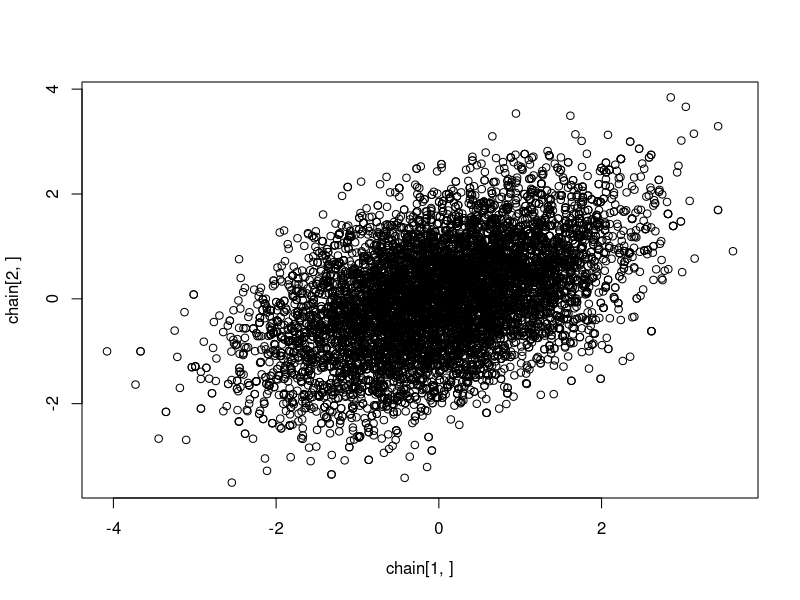
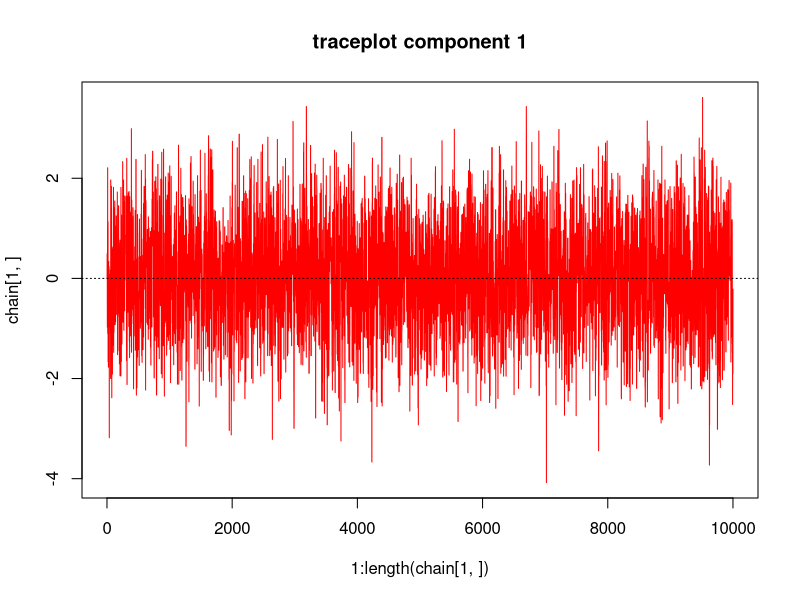
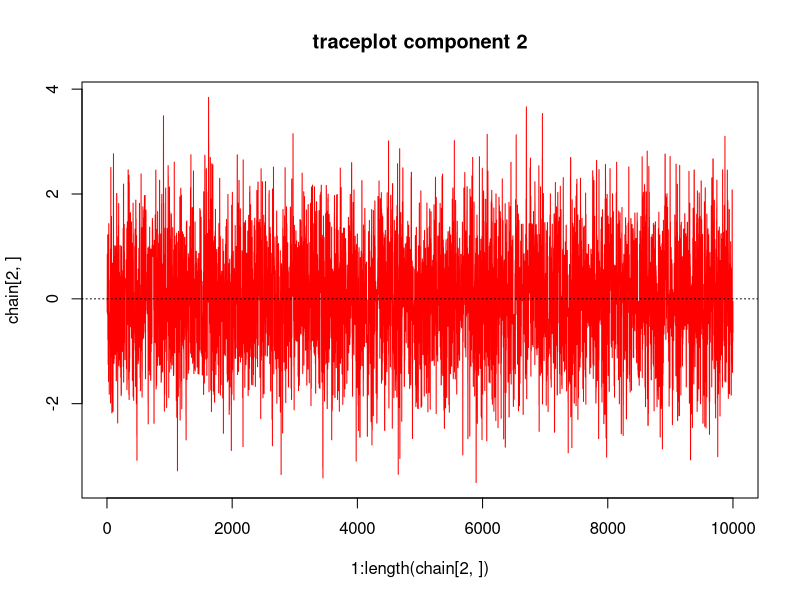
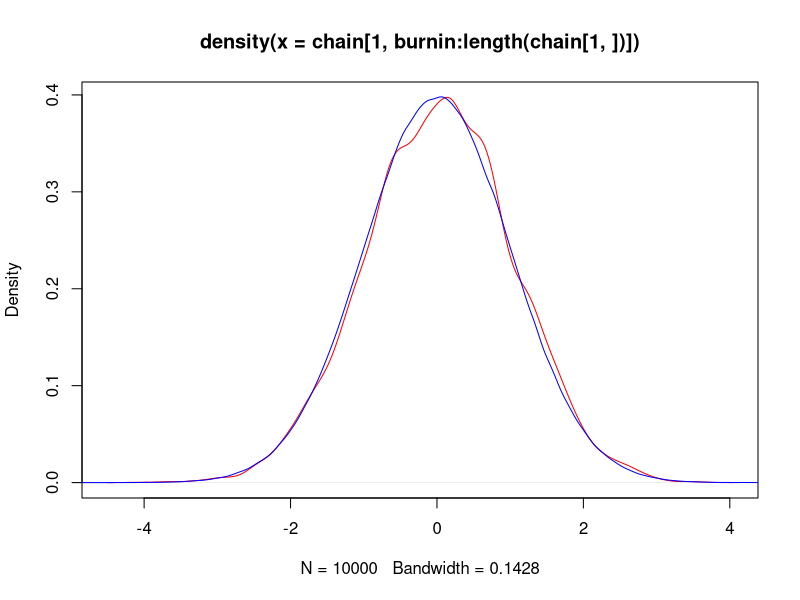
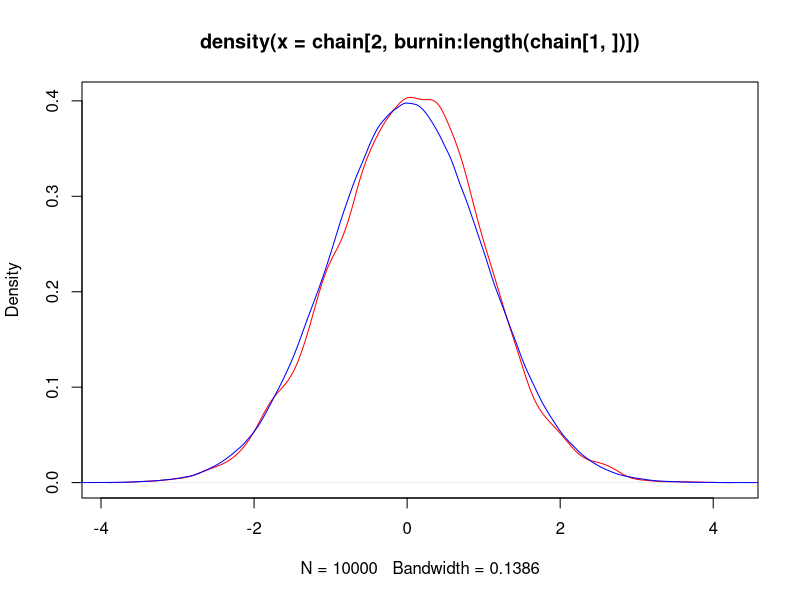

Write R code to recreate these figures, in order.
rm(list=ls())

library(mvtnorm)


# code for the distribution #############################################


mutheta = c(0,0)
sigtheta =  matrix(c(1,0.5,0.5,1),nrow=2,ncol=2)
sigtheta.inv = solve(sigtheta)


logpi = function(th){
  #log target density
  return(as.numeric( -t(th-mutheta)%*%sigtheta.inv%*%(th-mutheta)/2 ))
}

gradlogpi <- function(theta,mu=mutheta,sig=sigtheta){
  #gradient of the log target density
  return (  -sigtheta.inv%*%(theta-mu)  )
} 


# MALA ##################################################################


mala = function(x_0,N,h,logpi,gradlogpi){
  
  d = length(x_0)
  
  path = matrix(0,ncol=N,nrow=d)
  path[,1] = x_0
  
  accept = 0
  
  logprop = function(th2,th1,h){
    #log of proposition likelihood 
    mu = th1 + h* gradlogpi(th1)/2
    return (as.numeric( -t(th2-mu)%*%(th2-mu)/(2*h) ))
  }
  
  for ( i in 2:(N) ){
    x_t = path[,i-1]
    
    x_prop = x_t + h*gradlogpi(x_t)/2 + h^0.5*rnorm(d)
    
    loga = logpi(x_prop) - logpi(x_t) + logprop(x_t, x_prop, h) - logprop(x_prop, x_t, h)

    if ( log(runif(1)) <= loga ){
      accept = accept+1
      x_next = x_prop
    }
    else{
      x_next = x_t
    }
    
    path[,i] = x_next
  }
  
  return (list( path=path, a=accept/N ))
}


##########################################################################

theta_init=c(0,0)

out.mala = mala(x_0=theta_init,N=1e4,h = 1.6,logpi=logpi,gradlogpi=gradlogpi)
out.mala$a #optimal is 0.574
chain = out.mala$path


# code for plotting ######################################################

#scatterplot
plot(chain[1,],chain[2,])


#trace plots for each component
plot(1:length(chain[1,]),chain[1,],type='l', main = "traceplot component 1", col='red')
abline(h=0,lty=3)
plot(1:length(chain[2,]),chain[2,],type='l', main = "traceplot component 2", col='red')
abline(h=0,lty=3)


#density plots for each component

true_samples = rmvnorm(1000000,mutheta,sigtheta)

burnin=0

plot(density(chain[1,burnin:length(chain[1,])]), col = "red")
lines(density(true_samples[,1]),col='blue')

plot(density(chain[2,burnin:length(chain[1,])]), col = "red")
lines(density(true_samples[,2]),col='blue')
